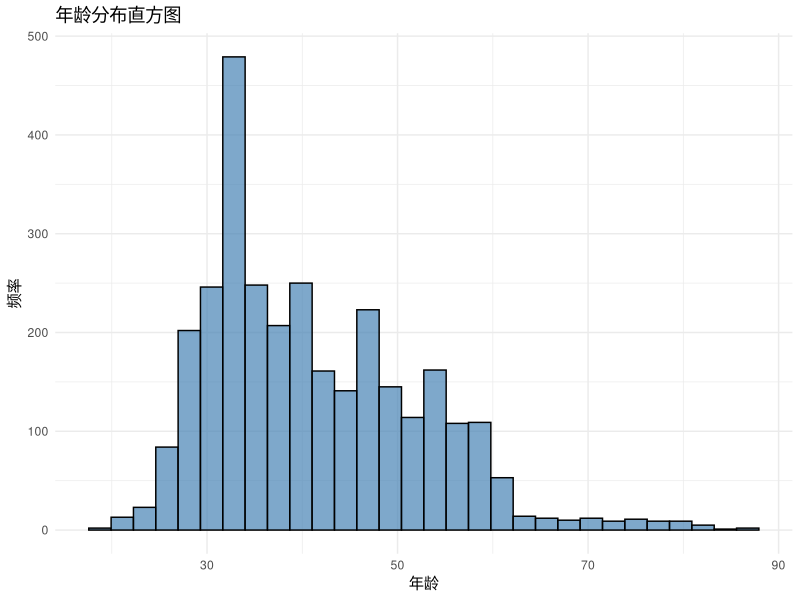
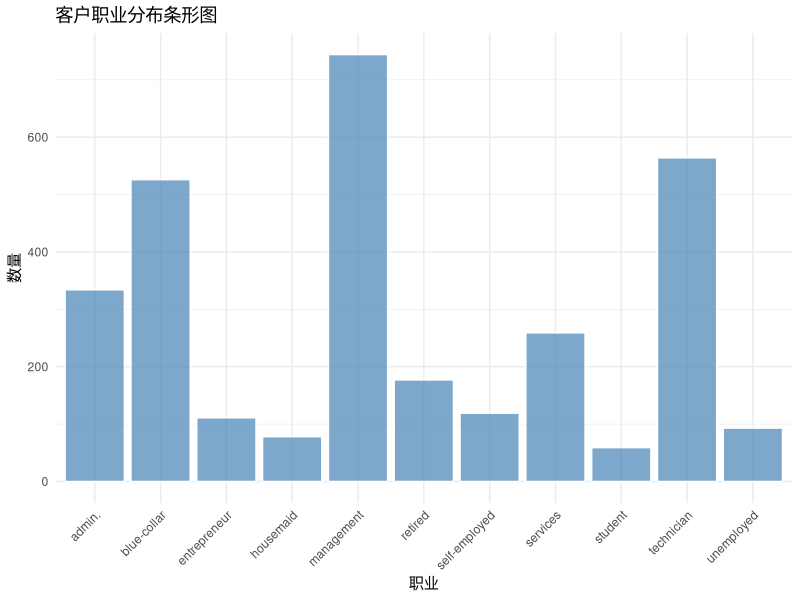
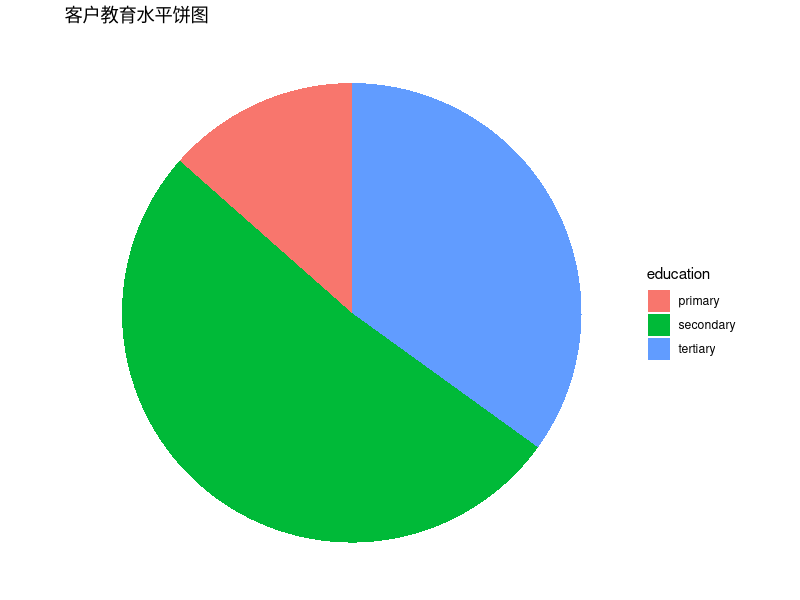
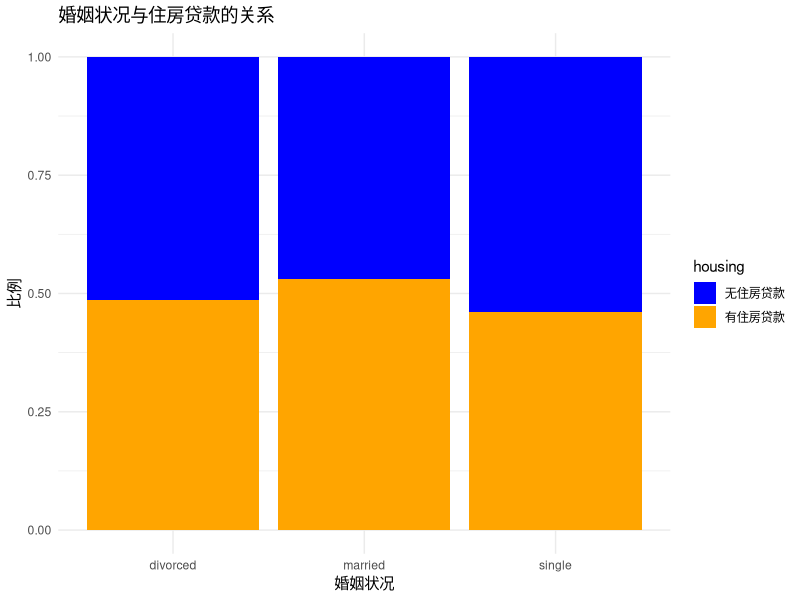
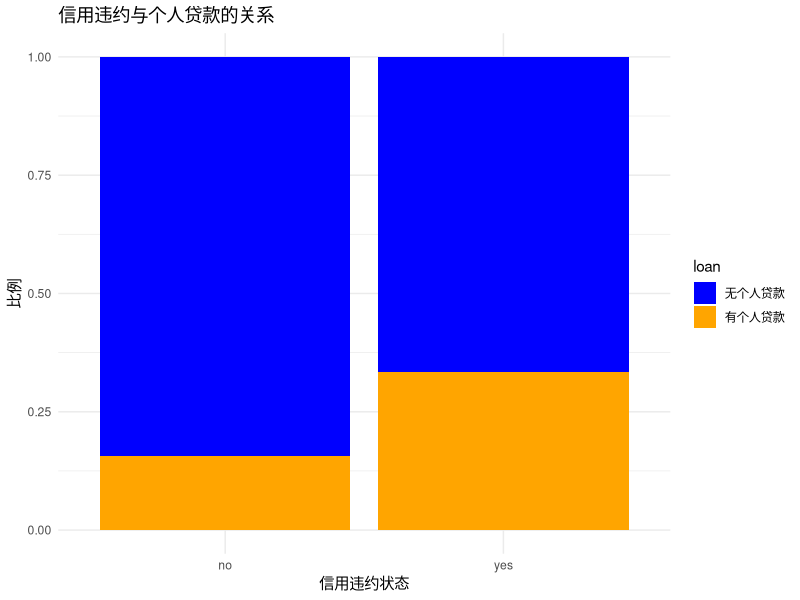
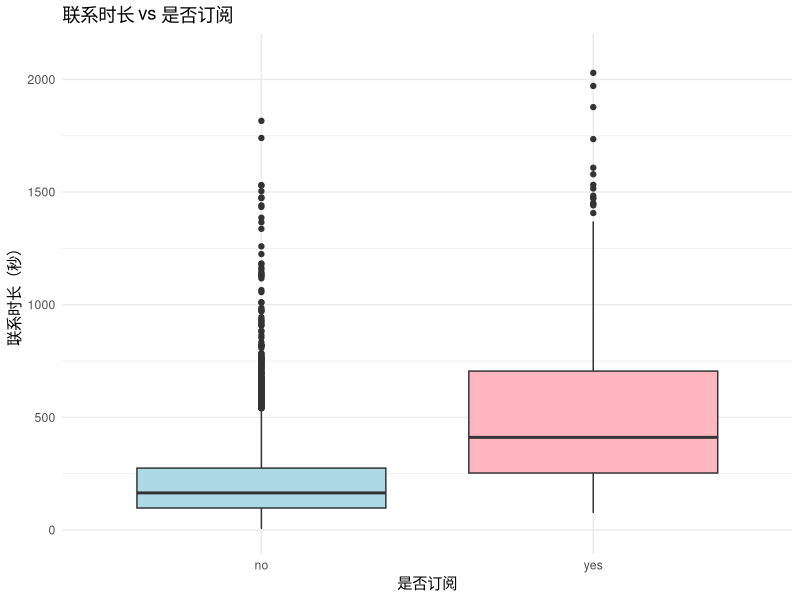
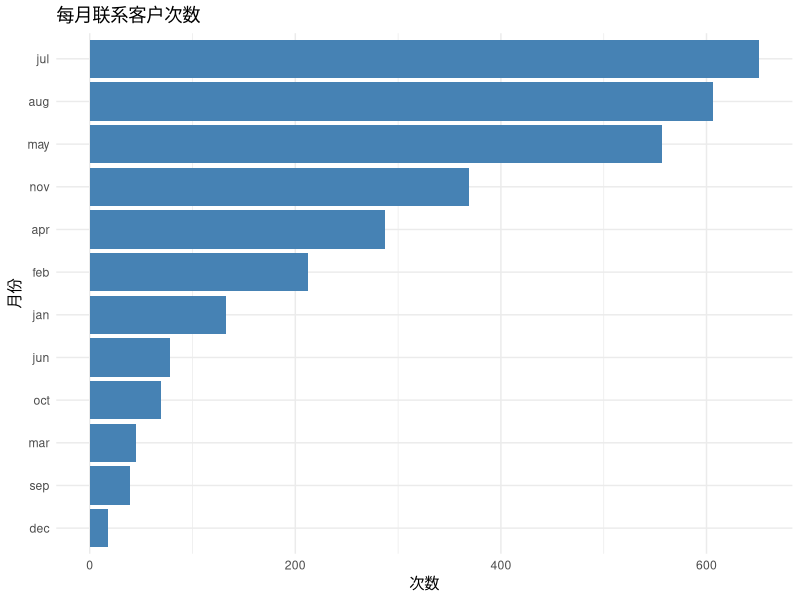
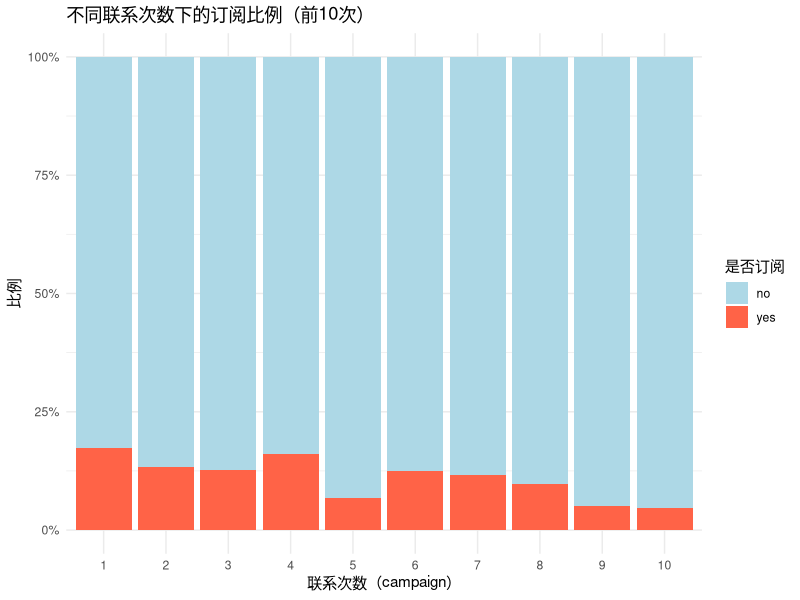

R code for these plots, in order:

# 准备 ----------------------------------------------------------------------

# installation - skip it if done before
install.packages("ggplot2")
install.packages("dplyr")
install.packages("readxl")

library(ggplot2)
library(dplyr)
library(readxl)


# 导入数据 -----------------------------------------------------------------

data <- read_excel("bank.xlsx")


# 绘图 ----------------------------------------------------------------------


# 客户画像

# 年龄直方图
ggplot(data, aes(x = age)) +
  geom_histogram(bins = 30, fill = "steelblue", color = "black", alpha = 0.7) +
  labs(title = "年龄分布直方图", x = "年龄", y = "频率") +
  theme_minimal()

# 职业条形图
ggplot(data, aes(x = job)) +
  geom_bar(fill = "steelblue", color = "white", alpha = 0.7) +
  labs(title = "客户职业分布条形图",
       x = "职业",
       y = "数量") +
  theme_minimal() +
  theme(axis.text.x = element_text(angle = 45, hjust = 1))

# 教育水平饼图
education_counts <- data %>%
  count(education)

ggplot(education_counts, aes(x = "", y = n, fill = education)) +
  geom_bar(width = 1, stat = "identity") +
  coord_polar(theta = "y") +
  labs(title = "客户教育水平饼图") +
  theme_void()

# 婚姻状况与住房贷款的堆栈分组条形图
ggplot(data, aes(x = marital, fill = housing)) +
  geom_bar(position = "fill") +  # 使用 "fill" 堆叠
  labs(title = "婚姻状况与住房贷款的关系",
       x = "婚姻状况",
       y = "比例") +
  scale_fill_manual(values = c("blue", "orange"), 
                    labels = c("无住房贷款", "有住房贷款")) +
  theme_minimal()

# 信用违约与个人贷款的堆栈分组条形图
ggplot(data, aes(x = default, fill = loan)) +
geom_bar(position = "fill") +  # 使用 "fill" 堆叠
  labs(title = "信用违约与个人贷款的关系",
       x = "信用违约状态",
       y = "比例") +
  scale_fill_manual(values = c("blue", "orange"), 
                    labels = c("无个人贷款", "有个人贷款")) +
  theme_minimal()

# 促销活动情况

# 联系时长与是否订阅的箱线图
ggplot(data, aes(x = y, y = duration)) +
  geom_boxplot(fill = c("lightblue", "lightpink")) +
  labs(title = "联系时长 vs 是否订阅", x = "是否订阅", y = "联系时长（秒）") +
  ylim(0,2100) +
  theme_minimal()

# 每月联系次数的柱状图
data %>%
  count(month) %>%
  ggplot(aes(x = reorder(month, n), y = n)) +
  geom_col(fill = "steelblue") +
  coord_flip() +
  labs(title = "每月联系客户次数", x = "月份", y = "次数") +
  theme_minimal()


# 联系次数与订阅情况的堆栈分组条形图
filtered_data <- data %>% filter(campaign <= 10)

ggplot(filtered_data, aes(x = as.factor(campaign), fill = y)) +
  geom_bar(position = "fill") +
  labs(title = "不同联系次数下的订阅比例（前10次）",
       x = "联系次数（campaign）",
       y = "比例",
       fill = "是否订阅") +
  scale_y_continuous(labels = scales::percent) +
  scale_fill_manual(values = c("lightblue", "tomato")) +
  theme_minimal()

# 之前营销结果与是否订阅的堆栈分组条形图
data %>%
  count(poutcome, y) %>%
  group_by(poutcome) %>%
  mutate(prop = n / sum(n)) %>%
  ggplot(aes(x = poutcome, y = prop, fill = y)) +
  geom_bar(stat = "identity") +
  scale_y_continuous(labels = scales::percent) +
  labs(title = "之前营销结果 vs 当前订阅比例", 
       x = "之前营销结果", 
       y = "占比", 
       fill = "是否订阅") +
  scale_fill_manual(values = c("lightgray", "tomato")) +
  theme_minimal()

# 联系日期与时长散点图
ggplot(data, aes(x = day, y = duration, color = y)) +
  geom_jitter(alpha = 0.4) +
  labs(title = "联系日期 vs 时长", x = "日期", y = "联系时长（秒）") +
  scale_color_manual(values = c("gray", "red")) +
  theme_minimal()
# 这个地方要去掉一个极端值


# 计算描述性统计量 ----------------------------------------------------------------

vars <- data[, c("age", "duration", "campaign", "pdays", "previous", "balance")]
summary(vars)
sapply(vars, mean, na.rm = TRUE)
sapply(vars, sd, na.rm = TRUE)
